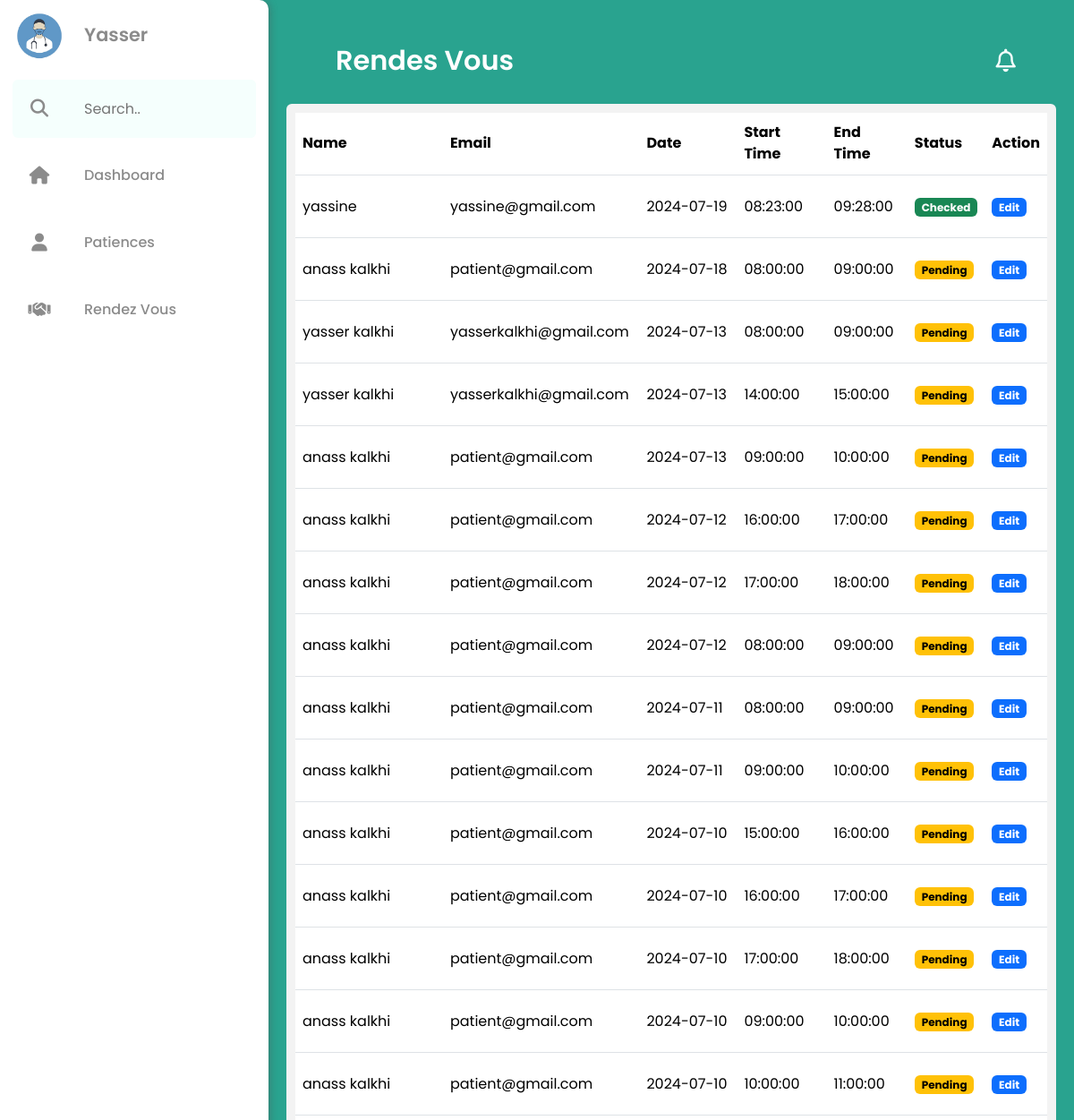
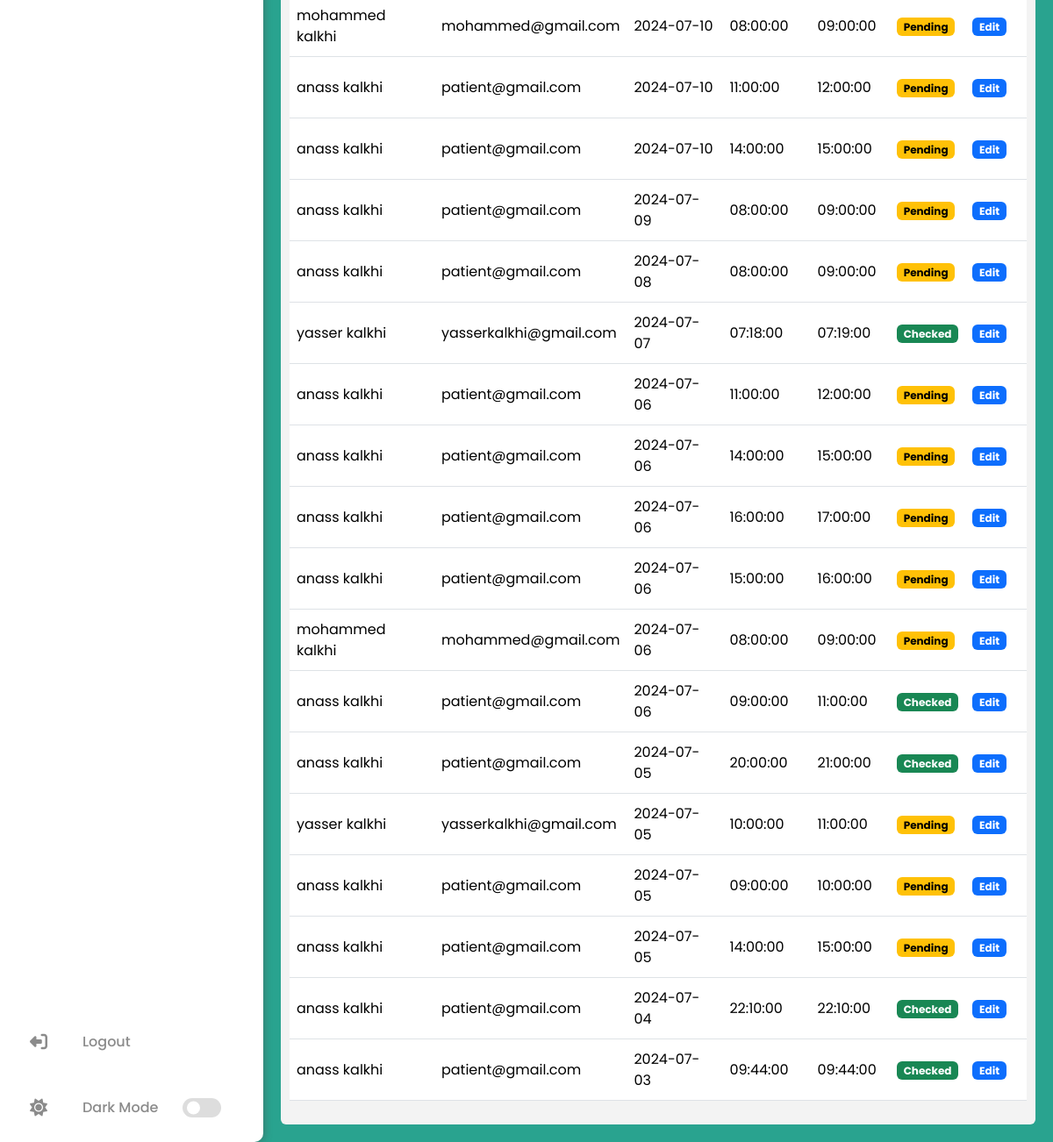
Page /admin/rendezvous.php (signed in) on the committed database (2 pictures, top to bottom).
### tables this page shows
CREATE TABLE `schedule` (
  `schedule_id` int(11) NOT NULL,
  `schedule_num` int(12) DEFAULT NULL,
  `patient_id` int(11) DEFAULT NULL,
  `doctor_id` int(11) DEFAULT NULL,
  `schedule_date` date DEFAULT NULL,
  `schedule_type` varchar(255) DEFAULT NULL,
  `schedule_status` varchar(255) DEFAULT NULL,
  `start_time` time NOT NULL,
  `end_time` time NOT NULL
);

CREATE TABLE `patience` (
  `patient_id` int(11) NOT NULL,
  `patient_name` varchar(255) DEFAULT NULL,
  `patient_email` varchar(255) DEFAULT NULL,
  `patient_phone` varchar(255) DEFAULT NULL,
  `patient_date_of_birth` date DEFAULT NULL
);

### admin/rendezvous.php (the view, shortened to what this page needs)
?><!DOCTYPE html>
<html lang="en">
<head>
    <link href="https://cdn.jsdelivr.net/npm/bootstrap@5.3.3/dist/css/bootstrap.min.css" rel="stylesheet">
    <link rel="stylesheet" href="../css/main-doctor-rendezvous-style.css">
</head>
<body>
    <nav class="sidebar">
        <header>
            <div class="image-text">
                <span class="image">
                    <img src="../assets/user.jpg" alt="">
                </span>
                <div class="text header-text">
                    <span class="profession">Yasser</span>
                </div>
            </div>
        </header>
        <div class="menu-bar">
            <div class="menu">
                <ul class="menu-links">
                    <li class="search-box nav-links">
                        <i class="fa-solid fa-magnifying-glass icon"></i>
                        <input type="search" placeholder="Search..">
                    </li>
                    <li class="nav-link">
                        <a href="../admin/dashboard"><i class="fa-solid fa-house icon"></i>
                        <span class="text nav-text">Dashboard</span>
                        </a>
                    </li>
                    <li class="nav-link">
                        <a href="../admin/patiences"><i class="fa-solid fa-user icon"></i>
                        <span class="text nav-text">Patiences</span>
                        </a>
                    </li>
                    <li class="nav-link">
                        <a href="../admin/rendezvous"><i class="fa-solid fa-handshake icon"></i>
                        <span class="text nav-text">Rendez Vous</span>
                        </a>
                    </li>
                </ul>
            </div>
            <div class="bottom-content">
                <ul>
                    <li class="nav-link-red">
                        <a href="../logout.php"><i class="fa-solid fa-right-from-bracket fa-flip-horizontal icon"></i>
                        <span class="text nav-text">Logout</span>
                        </a>
                    </li>
                    <li class="mode nav-link-mode">
                        <div class="moon-sun">
                            <i class="fa-solid fa-sun sun icon"></i>
                        </div>
                        <span class="mode-text text">Dark Mode</span>
                        <div class="toggle-switch">
                            <span class="switch"></span>
                        </div>
                    </li>
                </ul>
            </div>
        </div>
    </nav>
    <main>
        <header>
            <span>Rendes Vous</span>
            <i class="fa-regular fa-bell"></i>
        </header>
        <div class="main-section">
            <table class="table table-hover rendezvous-table">
                <tr>
                    <td class='fw-bold'>Name</td>
                    <td class='fw-bold'>Email</td>
                    <td class='fw-bold'>Date</td>
                    <td class='fw-bold'>Start Time</td>
                    <td class='fw-bold'>End Time</td>
                    <td class='fw-bold'>Status</td>
                    <td class='fw-bold'>Action</td>
                </tr>
                <?php
                    $servername = "localhost";
                    $username = "root";
                    $password = "";
                    $dbname = "cabinet";
                    try {
                        $conn = new PDO("mysql:host=$servername;dbname=$dbname", $username, $password);
                        $conn->setAttribute(PDO::ATTR_ERRMODE, PDO::ERRMODE_EXCEPTION);
                        $sql = "SELECT * FROM schedule s INNER JOIN patience p ON s.patient_id = p.patient_id ORDER BY schedule_date DESC";
                        $stmt = $conn->prepare($sql);
                        $stmt->execute();
                        $appointments = $stmt->fetchAll(PDO::FETCH_ASSOC);
                        foreach ($appointments as $appointment) {
                            echo "<tr>";
                            echo "<td>" . $appointment['patient_name'] . "</td>";
                            echo "<td>" . $appointment['patient_email'] . "</td>";
                            echo "<td>" . $appointment['schedule_date'] . "</td>";
                            echo "<td>" . $appointment['start_time'] . "</td>";
                            echo "<td>" . $appointment['end_time'] . "</td>";
                            if($appointment['schedule_status'] == "checked") {
                                echo "<td><span class='badge text-bg-success'>Checked</span></td>";
                            } elseif($appointment['schedule_status'] == "pending") {
                                echo "<td><span class='badge text-bg-warning'>Pending</span></td>";
                            } else {
                                echo "<td><span class='badge text-bg-danger'>Cancelled</span></td>";
                            }
                            $id = $appointment['schedule_id'];
                            echo "<td><a href='../modifyR?id=$id'><span class='badge text-bg-primary'>Edit</span></a></td>";
                            echo "</tr>";
                        }
                    } catch(PDOException $e) {
                        die("Connection failed: " . $e->getMessage());
                    }
                ?>
            </table>
        </div>
    </main>
</body>
</html>

### css/main-doctor-rendezvous-style.css (style rules this page uses)
:root { --body-color: #29A38F; --sidebar-color:#FFF; --primary-color:#29A38F ; --primary-color-light:#f5fffd; --toggle-color:#DDD; --text-color:#8b8b8b; --text-color-light:#ffffff; --tran-02: all 0.2s ease; --tran-03: all 0.3s ease; --tran-04: all 0.4s ease; --tran-05: all 0.5s ease; }
* { font-family: 'Poppins',sans-serif; margin: 0; padding: 0; box-sizing: border-box; }
body { height: 100vh; width: 100vw; background: var(--body-color); transition: var(--tran-04); display: flex; overflow: hidden; }
.sidebar { top:0 ; left: 0; height: 100%; width: 300px; padding: 10px 14px; background-color:var(--sidebar-color) ; transition: var(--tran-03); overflow: hidden; z-index: 1111111111; box-shadow:1px 1px 10px #4d4c4c7c; border-radius: 0 10px 10px 0; }
.sidebar .text { font-size: 16px; font-weight: 500; color: var(--text-color); opacity: 1; }
.sidebar .image { min-width:60px ; max-width: 60px; margin-right: 20px; display: flex; align-items: center; }
.sidebar li .icon { display: flex; align-items: center; justify-content: center; font-size: 20px; min-width: 60px; }
.sidebar ul { padding: 0; margin: 0; display: flex; flex-direction: column; align-items: start; justify-content: center; }
.sidebar li { height:65px ; margin-top: 10px; list-style: none; display: flex; align-items: center; }
.sidebar li .icon, .sidebar li .text { color: var(--text-color); transition: var(--tran-02); }
.sidebar header { position:relative; }
.sidebar .image-text img { width: 100%; border-radius: 6px; cursor: pointer; }
.sidebar header .image-text { display: flex; align-items: center; margin-bottom: 10px; }
.sidebar .image-text .header-text { display: flex; flex-direction:column ; }
.header-text .profession { margin-top: -2px; font-weight: 600; font-size: 1.3rem; }
.sidebar .search-box { background-color: var(--primary-color-light); }
.sidebar .search-box input { height: 100%; width: 100%; padding-right: 15px; outline: none; border: none; border-radius:6px ; background-color: var(--primary-color-light); color: var(--text-color); }
.sidebar li a,li { height: 100%; width: 100%; display: flex; align-items: center; text-decoration: none; gap: 20px; padding-left: 20px; border-radius:6px ; padding: 0; }
.sidebar .nav-link-mode { cursor: pointer; }
.sidebar .menu-bar { height: calc(100% - 50px ); display: flex; flex-direction: column; justify-content: space-between; }
.menu-bar .mode { position: relative; margin-bottom: 15px; display: flex; justify-content: start; align-items: center; gap: 10pxpx; }
.menu-bar .mode .moon-sun { height: 50px; width: 60px; display: flex; align-items: center; }
.menu-bar .mode i { position: absolute; transition: var(--tran-03); }
.menu-bar .mode .toggle-switch { right: 0px; display: flex; align-items: center; justify-content: center; height: 100%; min-width: 60px; cursor: pointer; }
.toggle-switch .switch { position: relative; height: 22px; width: 44px; border-radius:25px ; background-color: var(--toggle-color); }
.switch::before { content: ''; position: absolute; height: 15px; width: 15px; border-radius: 50%; top: 50%; left: 5px; transform: translateY(-50%); background: var(--sidebar-color); transition:var(--tran-03); }
main { width: calc(100% - 300px); height: 100%; display: flex; flex-direction: column; padding: 20px; flex-grow: 11; }
main .main-section { width: 100%; height: 100%; padding: 10px; background: #00000000; overflow: scroll; scrollbar-color: var(--primary-color-light) var(--body-color); background: rgb(243, 243, 243); border-radius: 6px; }
main table tr td:nth-child(5) { cursor: pointer; }
main table tr { height: 70px; }
main tr td { vertical-align:middle; }
main header { display: flex; align-items: center; justify-content: space-between; padding-top: 25px; padding-bottom: 25px; padding-left: 55px; padding-right: 45px; }
main header span { color: var(--text-color-light); font-weight: 600; font-size: 1.9rem; }
main header i { font-size: 1.6rem; color: var(--primary-color-light); cursor: pointer; }

### rows in the picture
schedule: patient.patient_name "yassine", patient.patient_email "yassine@gmail.com", schedule_date "2024-07-19", start_time "08:23:00", end_time "09:28:00", schedule_status "Checked"
schedule: patient.patient_name "anass kalkhi", patient.patient_email "patient@gmail.com", schedule_date "2024-07-18", start_time "08:00:00", end_time "09:00:00", schedule_status "Pending"
schedule: patient.patient_name "yasser kalkhi", patient.patient_email "yasserkalkhi@gmail.com", schedule_date "2024-07-13", start_time "08:00:00", end_time "09:00:00", schedule_status "Pending"
schedule: patient.patient_name "yasser kalkhi", patient.patient_email "yasserkalkhi@gmail.com", schedule_date "2024-07-13", start_time "14:00:00", end_time "15:00:00", schedule_status "Pending"
schedule: patient.patient_name "anass kalkhi", patient.patient_email "patient@gmail.com", schedule_date "2024-07-13", start_time "09:00:00", end_time "10:00:00", schedule_status "Pending"
schedule: patient.patient_name "anass kalkhi", patient.patient_email "patient@gmail.com", schedule_date "2024-07-12", start_time "16:00:00", end_time "17:00:00", schedule_status "Pending"
schedule: patient.patient_name "anass kalkhi", patient.patient_email "patient@gmail.com", schedule_date "2024-07-12", start_time "17:00:00", end_time "18:00:00", schedule_status "Pending"
schedule: patient.patient_name "anass kalkhi", patient.patient_email "patient@gmail.com", schedule_date "2024-07-12", start_time "08:00:00", end_time "09:00:00", schedule_status "Pending"
schedule: patient.patient_name "anass kalkhi", patient.patient_email "patient@gmail.com", schedule_date "2024-07-11", start_time "08:00:00", end_time "09:00:00", schedule_status "Pending"
schedule: patient.patient_name "anass kalkhi", patient.patient_email "patient@gmail.com", schedule_date "2024-07-11", start_time "09:00:00", end_time "10:00:00", schedule_status "Pending"
schedule: patient.patient_name "anass kalkhi", patient.patient_email "patient@gmail.com", schedule_date "2024-07-10", start_time "15:00:00", end_time "16:00:00", schedule_status "Pending"
schedule: patient.patient_name "anass kalkhi", patient.patient_email "patient@gmail.com", schedule_date "2024-07-10", start_time "16:00:00", end_time "17:00:00", schedule_status "Pending"
schedule: patient.patient_name "anass kalkhi", patient.patient_email "patient@gmail.com", schedule_date "2024-07-10", start_time "17:00:00", end_time "18:00:00", schedule_status "Pending"
schedule: patient.patient_name "anass kalkhi", patient.patient_email "patient@gmail.com", schedule_date "2024-07-10", start_time "09:00:00", end_time "10:00:00", schedule_status "Pending"
schedule: patient.patient_name "anass kalkhi", patient.patient_email "patient@gmail.com", schedule_date "2024-07-10", start_time "10:00:00", end_time "11:00:00", schedule_status "Pending"
schedule: patient.patient_name "mohammed kalkhi", patient.patient_email "mohammed@gmail.com", schedule_date "2024-07-10", start_time "08:00:00", end_time "09:00:00", schedule_status "Pending"
schedule: patient.patient_name "anass kalkhi", patient.patient_email "patient@gmail.com", schedule_date "2024-07-10", start_time "11:00:00", end_time "12:00:00", schedule_status "Pending"
schedule: patient.patient_name "anass kalkhi", patient.patient_email "patient@gmail.com", schedule_date "2024-07-10", start_time "14:00:00", end_time "15:00:00", schedule_status "Pending"
schedule: patient.patient_name "anass kalkhi", patient.patient_email "patient@gmail.com", schedule_date "2024-07-09", start_time "08:00:00", end_time "09:00:00", schedule_status "Pending"
schedule: patient.patient_name "anass kalkhi", patient.patient_email "patient@gmail.com", schedule_date "2024-07-08", start_time "08:00:00", end_time "09:00:00", schedule_status "Pending"
schedule: patient.patient_name "yasser kalkhi", patient.patient_email "yasserkalkhi@gmail.com", schedule_date "2024-07-07", start_time "07:18:00", end_time "07:19:00", schedule_status "Checked"
schedule: patient.patient_name "anass kalkhi", patient.patient_email "patient@gmail.com", schedule_date "2024-07-06", start_time "11:00:00", end_time "12:00:00", schedule_status "Pending"
schedule: patient.patient_name "anass kalkhi", patient.patient_email "patient@gmail.com", schedule_date "2024-07-06", start_time "14:00:00", end_time "15:00:00", schedule_status "Pending"
schedule: patient.patient_name "anass kalkhi", patient.patient_email "patient@gmail.com", schedule_date "2024-07-06", start_time "16:00:00", end_time "17:00:00", schedule_status "Pending"
schedule: patient.patient_name "anass kalkhi", patient.patient_email "patient@gmail.com", schedule_date "2024-07-06", start_time "15:00:00", end_time "16:00:00", schedule_status "Pending"
schedule: patient.patient_name "mohammed kalkhi", patient.patient_email "mohammed@gmail.com", schedule_date "2024-07-06", start_time "08:00:00", end_time "09:00:00", schedule_status "Pending"
schedule: patient.patient_name "anass kalkhi", patient.patient_email "patient@gmail.com", schedule_date "2024-07-06", start_time "09:00:00", end_time "11:00:00", schedule_status "Checked"
schedule: patient.patient_name "anass kalkhi", patient.patient_email "patient@gmail.com", schedule_date "2024-07-05", start_time "20:00:00", end_time "21:00:00", schedule_status "Checked"
schedule: patient.patient_name "yasser kalkhi", patient.patient_email "yasserkalkhi@gmail.com", schedule_date "2024-07-05", start_time "10:00:00", end_time "11:00:00", schedule_status "Pending"
schedule: patient.patient_name "anass kalkhi", patient.patient_email "patient@gmail.com", schedule_date "2024-07-05", start_time "09:00:00", end_time "10:00:00", schedule_status "Pending"
schedule: patient.patient_name "anass kalkhi", patient.patient_email "patient@gmail.com", schedule_date "2024-07-05", start_time "14:00:00", end_time "15:00:00", schedule_status "Pending"
schedule: patient.patient_name "anass kalkhi", patient.patient_email "patient@gmail.com", schedule_date "2024-07-04", start_time "22:10:00", end_time "22:10:00", schedule_status "Checked"
schedule: patient.patient_name "anass kalkhi", patient.patient_email "patient@gmail.com", schedule_date "2024-07-03", start_time "09:44:00", end_time "09:44:00", schedule_status "Checked"
